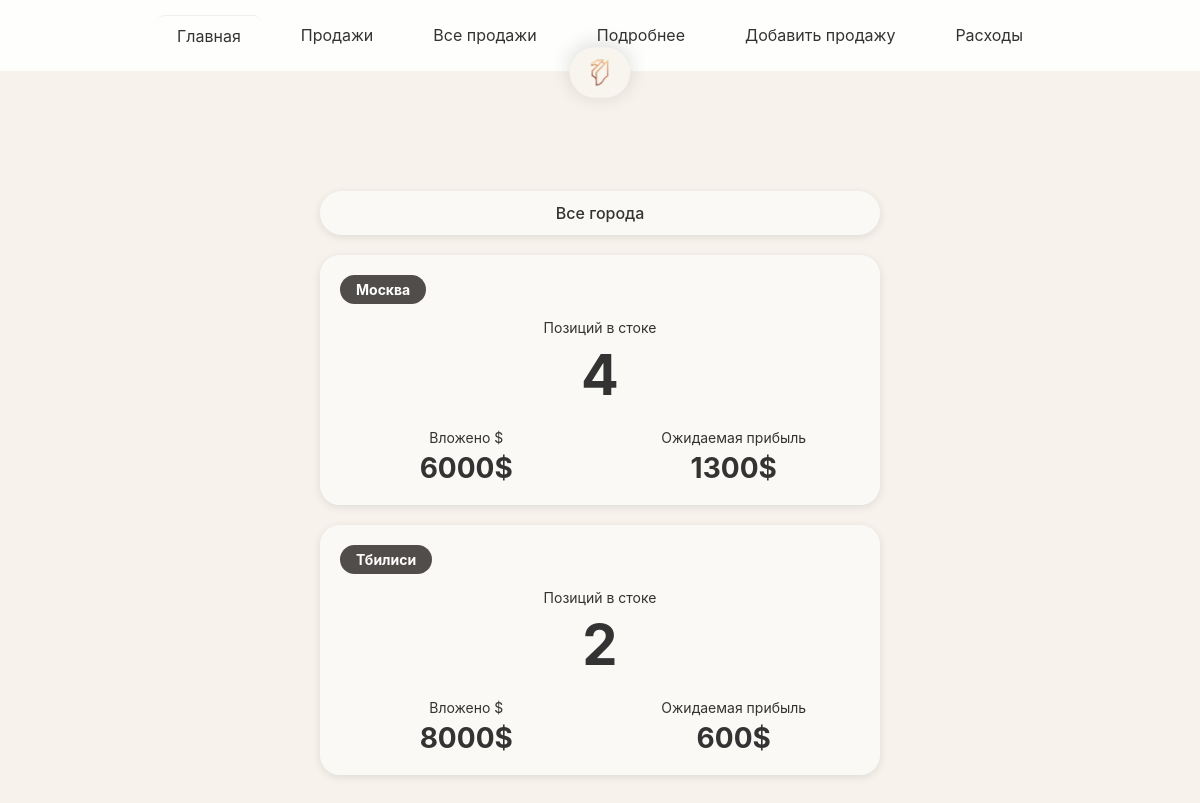
Screenshot of /stock_cities with the database file from the repository.
### app.py (models this page shows, shortened)
class City(db.Model):
    id = db.Column(db.Integer, primary_key=True)
    name = db.Column(db.String(100), unique=True, nullable=False)

### app.py (the view)
@app.route('/stock_cities')
def stock_cities():
    cities = City.query.all()
    cities_data = {}
    for city in cities:
        stock_items = StockItem.query.filter(
            StockItem.city_id == city.id,
            or_(StockItem.sold == False, StockItem.sold.is_(None))
        ).all()
        if stock_items:  # Показываем только города с стоком
            total_invested = sum(item.total_invested for item in stock_items)
            stock_positions = sum(item.quantity for item in stock_items)
            expected_profit = sum(item.expected_profit for item in stock_items)
            cities_data[city.name] = {
                'positions': stock_positions,
                'invested': total_invested,
                'expected_profit': expected_profit
            }
    sorted_cities = sorted(cities_data.items())
    return render_template('stock_cities.html', cities_data=dict(sorted_cities))

### app.py (called while the page is built)
    @property
    def total_invested(self):
        return self.buy_price * self.quantity

    @property
    def expected_profit(self):
        return (self.expected_sell_price - self.buy_price) * self.quantity

### templates/stock_cities.html (shortened to what this page needs)
{% extends 'base.html' %}
{% block content %}
<div class="logo-icon">
    <a href="{{ url_for('main') }}">
        <img src="{{ url_for('uploaded_file', filename='logo.png') }}" alt="Logo">
    </a>
</div>
<div class="stock-cities-container">
    <div class="city-filter-bar">
        Все города
    </div>
    {% for city_name, data in cities_data.items() %}
    <div class="city-stock-card">
        <a href="{{ url_for('stock_city_detail', city_name=city_name) }}">
            <div class="city-label">{{ city_name }}</div>
            <div class="stock-positions">
                <div class="stock-positions-label">Позиций в стоке</div>
                <div class="stock-positions-number">{{ data.positions }}</div>
            </div>
            <div class="financial-data">
                <div class="financial-column">
                    <div class="financial-label">Вложено $</div>
                    <div class="financial-value">{{ "%.0f"|format(data.invested) }}$</div>
                </div>
                <div class="financial-column">
                    <div class="financial-label">Ожидаемая прибыль</div>
                    <div class="financial-value">{{ "%.0f"|format(data.expected_profit) }}$</div>
                </div>
            </div>
        </a>
    </div>
    {% endfor %}
</div>
{% endblock %}

### templates/base.html (style rules this page uses)
* { margin: 0; padding: 0; box-sizing: border-box; }
body { font-family: -apple-system, BlinkMacSystemFont, 'Segoe UI', Roboto, Oxygen, Ubuntu, Cantarell, sans-serif; background: #F7F3EC; min-height: 100vh; }
img { max-height: 100px; border-radius: 4px; }

### templates/stock_cities.html (style rules this page uses)
.stock-cities-container { max-width: 500px; margin: 0 auto; padding: 20px; padding-top: 150px; }
.logo-icon { position: fixed; top: 10px; left: 50%; transform: translateX(-50%); width: 120px; height: 120px; margin: 0; border-radius: 50%; display: flex; align-items: center; justify-content: center; z-index: 100; }
.logo-icon a { display: flex; align-items: center; justify-content: center; width: 100%; height: 100%; text-decoration: none; }
.logo-icon img { width: 100%; height: 100%; object-fit: contain; border-radius: 50%; cursor: pointer; }
.city-filter-bar { background: rgba(255, 255, 255, 0.5); padding: 12px 24px; border-radius: 43px; text-align: center; font-size: 16px; font-weight: 500; color: #333; margin-bottom: 20px; width: 100%; box-sizing: border-box; cursor: pointer; box-shadow: 0 2px 8px rgba(0,0,0,0.1); }
.city-stock-card { background: rgba(255, 255, 255, 0.5); border-radius: 20px; padding: 20px; margin-bottom: 20px; box-shadow: 0 2px 8px rgba(0,0,0,0.1); position: relative; cursor: pointer; transition: background 0.2s, box-shadow 0.2s; }
.city-stock-card a { text-decoration: none; color: inherit; display: block; }
.city-label { display: inline-block; background: #514D4A; color: white; padding: 6px 16px; border-radius: 20px; font-size: 14px; font-weight: bold; margin-bottom: 15px; }
.stock-positions { text-align: center; margin-bottom: 20px; }
.stock-positions-label { font-size: 14px; color: #333; margin-bottom: 5px; }
.stock-positions-number { font-size: 48px; font-weight: bold; color: #333; }
.financial-data { display: flex; gap: 15px; margin-top: 15px; }
.financial-column { flex: 1; text-align: center; }
.financial-label { font-size: 14px; color: #333; margin-bottom: 5px; }
.financial-value { font-size: 24px; font-weight: bold; color: #333; }
@media (min-width: 768px) { .stock-cities-container { max-width: 600px; padding-top: 90px; } }
@media (min-width: 768px) { .stock-positions-number { font-size: 56px; } }
@media (min-width: 768px) { .financial-value { font-size: 28px; } }

### rows the page displays
City: name "Москва", positions "4", invested "6000", expected_profit "1300"
City: name "Тбилиси", positions "2", invested "8000", expected_profit "600"
